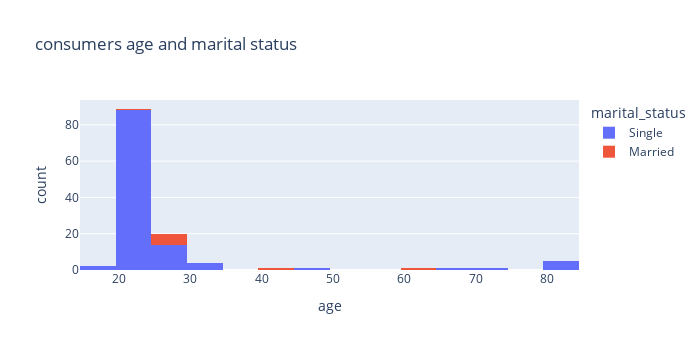

Notebook code cell kept with this figure:
### Code cell
px.histogram(data_frame=consumers, x='age', color='marital_status',height=350, width=700, title='consumers age and marital status')

### Figure 1 — Plotly figure (JSON) as saved in the notebook; plotly's stock layout.template omitted (floating-point values rounded to 4 significant figures)
{"data": [{"alignmentgroup": "True", "bingroup": "x", "hovertemplate": "marital_status=Single<br>age=%{x}<br>count=%{y}<extra></extra>", "legendgroup": "Single", "marker": {"color": "#636efa", "pattern": {"shape": ""}}, "name": "Single", "offsetgroup": "Single", "orientation": "v", "showlegend": true, "type": "histogram", "x": [23, 22, 23, 72, 20, 23, 23, 23, 21, 23, 24, 30, 22, 23, 21, 21, 23, 23, 30, 28, 22, 24, 22, 23, 23, 23, 22, 21, 23, 21, 22, 27, 21, 22, 82, 18, 27, 69, 23, 21, 22, 20, 24, 23, 33, 22, 22, 20, 82, 23, 21, 25, 21, 22, 27, 24, 21, 23, 26, 25, 24, 29, 21, 82, 28, 23, 45, 21, 29, 25, 21, 23, 21, 21, 23, 21, 22, 24, 23, 22, 21, 22, 22, 21, 23, 22, 24, 23, 23, 21, 21, 82, 29, 23, 19, 21, 21, 22, 21, 22, 30, 25, 20, 82, 21, 22, 22, 20, 26, 23, 21, 21, 24, 22, 23, 21], "xaxis": "x", "yaxis": "y"}, {"alignmentgroup": "True", "bingroup": "x", "hovertemplate": "marital_status=Married<br>age=%{x}<br>count=%{y}<extra></extra>", "legendgroup": "Married", "marker": {"color": "#EF553B", "pattern": {"shape": ""}}, "name": "Married", "offsetgroup": "Married", "orientation": "v", "showlegend": true, "type": "histogram", "x": [25, 43, 60, 25, 25, 26, 25, 25, 22], "xaxis": "x", "yaxis": "y"}], "layout": {"barmode": "relative", "height": 350, "legend": {"title": {"text": "marital_status"}, "tracegroupgap": 0}, "title": {"text": "consumers age and marital status"}, "width": 700, "xaxis": {"anchor": "y", "domain": [0, 1], "title": {"text": "age"}}, "yaxis": {"anchor": "x", "domain": [0, 1], "title": {"text": "count"}}}}
